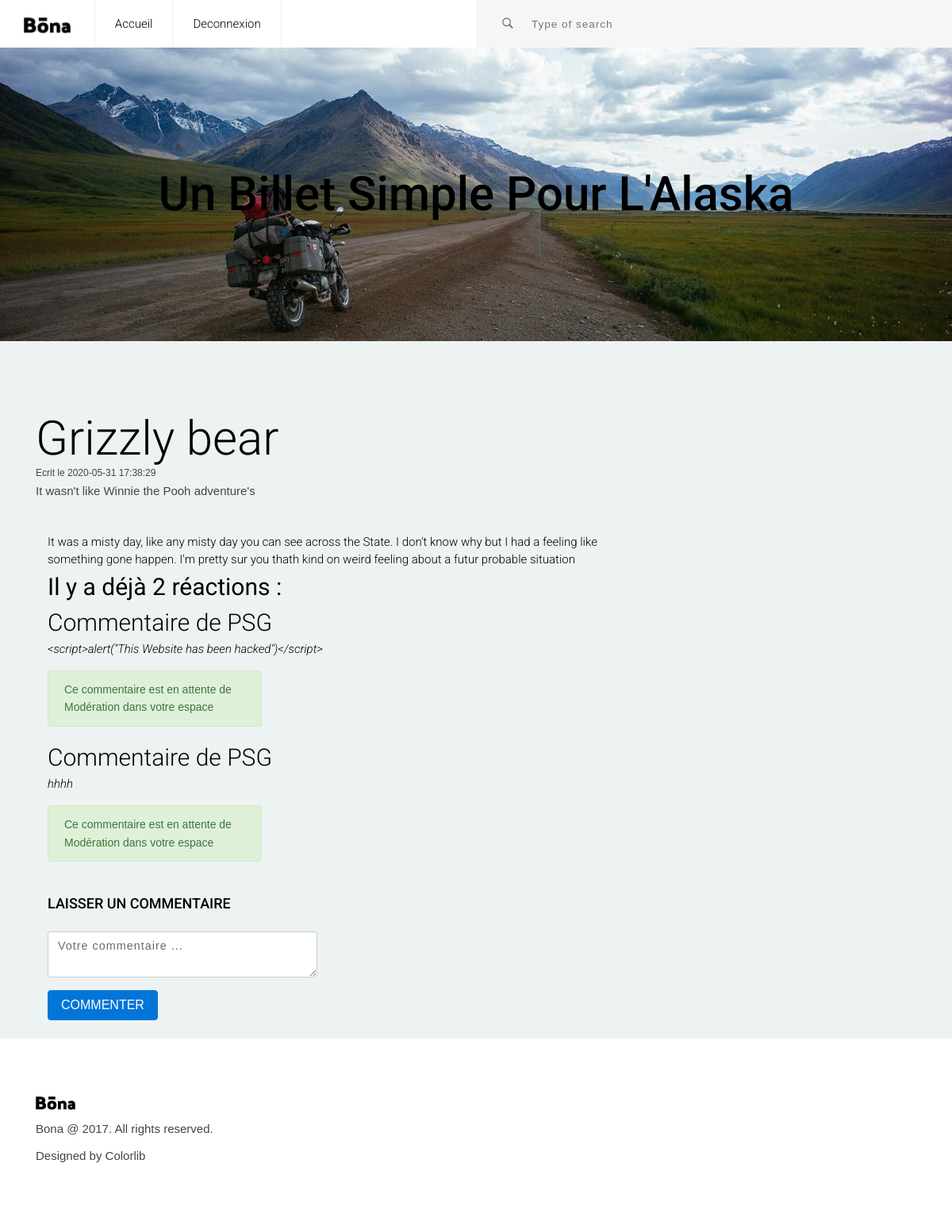
The app's page /index.php?action=Ashow&id=7 (signed in) with its own data.
### tables this page shows
CREATE TABLE `articles` (
  `id` int(11) NOT NULL,
  `title` varchar(255) NOT NULL,
  `introduction` text NOT NULL,
  `content` longtext NOT NULL,
  `created_at` datetime NOT NULL,
  `author_id` int(11) NOT NULL
);

CREATE TABLE `comments` (
  `id` int(11) NOT NULL,
  `article_id` int(11) NOT NULL,
  `content` text NOT NULL,
  `created_at` datetime NOT NULL,
  `reports_id` int(11) NOT NULL DEFAULT '0',
  `user_id` int(11) NOT NULL
);

CREATE TABLE `users` (
  `id` int(11) NOT NULL,
  `pseudo` varchar(255) NOT NULL,
  `pass` varchar(255) NOT NULL,
  `email` varchar(255) NOT NULL,
  `role_id` int(11) NOT NULL DEFAULT '0'
);

### app/Renderer.php (called while the page is built, shortened)
<?php
 class Renderer {
  public static function render(string $path, array $variables = []){
  extract($variables);
  require('views/' .$path. '.html.php');
  require('views/layout.html.php');
  }
}

### app/controllers/AdminController.php (called while the page is built, shortened)
<?php
class AdminController extends Controllers{
    protected $renderName = "showAdmin";
    public function show(){
        $article_id = null;
        if (!empty($_GET['id']) && ctype_digit($_GET['id'])) {
            $article_id = $_GET['id'];
        }
        $article = $this->model2->find($article_id);
        $commentaires = $this->model->findAllCommentWithArticle($article_id);
        \Renderer::render("articles/{$this->renderName}", compact('pageTitle','article', 'commentaires', 'article_id' ));
    }
}

### public/index.php (called while the page is built, shortened)
<?php
require_once '../app/autoload.php';
\Router::route();

### app/models/Model.php (called while the page is built, shortened)
<?php
abstract class Model {
    protected $pdo;
    protected $table;
    public function __construct()
    {
        $this->pdo = \Database::getPdo();
    }
    public function find(int $id)  {
        $query = $this->pdo->prepare("SELECT * FROM {$this->table} WHERE id = :id");
        $query->execute(['id' => $id]);
        $item = $query->fetch();
        return $item;
    }
}

### app/Database.php (called while the page is built)
<?php
class Database{
    private static $connexion = null;
    public static function getPdo():PDO{
        try{
        if(self::$connexion === null){
            self::$connexion = new PDO('mysql:host=localhost;dbname=alaska;charset=utf8', 'root', 'root', [
                PDO::ATTR_ERRMODE => PDO::ERRMODE_EXCEPTION,
                PDO::ATTR_DEFAULT_FETCH_MODE => PDO::FETCH_ASSOC
            ]);
        }
        return self::$connexion;
        throw new Exception('Error 404');
        }catch(Exception $e){
        $e->getMessage();
        }
    }
}

### app/controllers/Controllers.php (called while the page is built, shortened)
<?php
abstract class Controllers{
    public function __construct()
    {
        $this->model = new $this->modelName();
        $this->model2 = new $this->secondModelName();
    }
}

### app/autoload.php (called while the page is built, shortened)
<?php
spl_autoload_register(function($className){
    $className = str_replace("\\", "/", $className);
});

### app/models/Comment.php (called while the page is built, shortened)
<?php
class Comment extends Model{
    protected $table = "comments";
    public function findAllCommentWithArticle(int $article_id) :array{
        $query = $this->pdo->prepare("SELECT users.pseudo, comments.content, comments.id, comments.reports_id FROM {$this->table} INNER JOIN users ON comments.user_id = users.id WHERE comments.article_id = :article_id");
        $query->execute(['article_id' => $article_id]);
        $commentaires = $query->fetchAll();
        return $commentaires;
    }
}

### app/views/articles/showAdmin.html.php (the view, shortened to what this page needs)
<?php if(isset($_SESSION['role_id'])): ?>
	<header>
		<div class="container-fluid position-relative no-side-padding">
			<a href="#" class="logo"><img src="../public/images/logo.png" alt="Logo Image"></a>
			<ul class="main-menu visible-on-click" id="main-menu">
				<li>
					<a href="index.php?action=Aindex">Accueil</a>
				</li>
				<li>
					<a href="index.php?action=Udisconnect">Deconnexion</a>
				</li>
			</ul>
			<div class="src-area">
				<form>
					<button class="src-btn" type="submit"><i class="ion-ios-search-strong"></i></button>
					<input class="src-input" type="text" placeholder="Type of search">
				</form>
			</div>
		</div>
	</header>
<?php endif ?>
<div class="slider">
  <div class="display-table  center-text">
    <h1 class="title display-table-cell"><b>Un Billet Simple Pour L'Alaska</b></h1>
  </div>
</div>
<section class="post-area section">
  <div class="container">
    <div class="row">
      <div class="col-lg-8 col-md-12 no-right-padding">
        <div class="main-post">
          <div class="blog-post-inner">
            <br>
            <p class="para">
            <h1 class="title">
              <a href="#"><?= $article['title'] ?> </a>
                </h1>
                <p>
                  <small>Ecrit le <?= $article['created_at'] ?></small>
                  </p>
                  <p>
                    <?= $article['introduction'] ?>
                  </p>
            </p>
          </div>
        </div>
    </div>
  </div>
</section>
<section class="comment-section">
  <div class="container">
    <div class="row">
      <div class="col-lg-8 col-md-12">
        </div>
        </div>
        <div class="col-lg-8 col-md-12">
        <div class="commnets-area">
          <div class="comment">
            <div class="post-info">
            <?= $article['content'] ?>
            <br />
              <?php if (count($commentaires) === 0) : ?>
                <h3><strong>Il n'y a pas encore de commentaires pour cet article ... </strong></h3>
              <?php else : ?>
                  <h3><strong>Il y a déjà <?= count($commentaires) ?> réactions : </strong></h3>
                  <?php foreach ($commentaires as $commentaire) : ?>
                      <h3>Commentaire de <?= $commentaire['pseudo'] ?></h3>
                      <blockquote>
                          <em><?= $commentaire['content'] ?></em>
                      </blockquote>
                      <?php if(isset($_SESSION['id']) && $_SESSION['id'] === "1" AND $commentaire['reports_id'] === "1" ):?>
                        <p class="alert alert-success btn-sm" style="width: 38%">Ce commentaire est en attente de Modération dans votre espace</p>
                        <?php endif ?>
                  <?php endforeach ?>
              <?php endif ?>
            </div>
        </div>
      </div>
      <br>
      <h4><b>LAISSER UN COMMENTAIRE</b></h4>
      <br>
      <?php if(isset($_SESSION['id']) && $_SESSION['role_id'] === "0" || $_SESSION['role_id'] === "1"): ?>
      <div class="comment-form">
            <div class="row">
              <div class="col-sm-6">
              <form action="index.php?action=Uinsert" method="POST" >
              <div class="form-group">
                    <textarea name="content" id="" rows="2" class="text-area-messge form-control" placeholder="Votre commentaire ..."></textarea>
              </div>
                    <button class="btn btn-primary" type="submit" id="form-submit" name="user_id"><b>COMMENTER</b></button>
                </form>
                <br />
                </div>
              </div>
        </div>
      <?php endif ?>
    </div>
  </div>
</section>

### public/layout-1/css/styles.css (style rules this page uses)
html { font-size: 100%; height: 100%; overflow-x: hidden; touch-action: manipulation; }
body { font-size: 15px; font-family: 'Roboto', sans-serif; width: 100%; height: 100%; margin: 0; font-weight: 300; -webkit-font-smoothing: antialiased; -moz-osx-font-smoothing: grayscale; word-wrap: break-word; background: #EDF3F3; color: #000; }
h1, h2, h3, h4, h5, h6, p, a, ul, span, li, img { margin: 0; padding: 0; font-weight: 300; }
h1,h2,h3,h4,h5,h6 { line-height: 1.5; }
p { line-height: 1.6; font-family: 'Maven Pro', sans-serif; font-weight: 400; color: #444; }
h1 { font-size: 4em; line-height: 1; }
h3 { font-size: 2em; }
h4 { font-size: 1.2em; }
a, button { display: inline-block; text-decoration: none; color: inherit; transition: all .3s; }
b { font-weight: 500; }
img { width: 100%; }
li { list-style: none; display: inline-block; }
header { font-weight: 400; }
.section { padding: 70px 0 40px; }
.center-text { text-align: center; }
.display-table { display: table; height: 100%; width: 100%; }
.display-table-cell { display: table-cell; vertical-align: middle; }
.no-side-padding { padding-right: 0px; padding-left: 0px; }
.no-right-padding { padding-right: 0px; }
header { overflow: hidden; background: #fff; box-shadow: 0px 2px 10px rgba(0,0,0, .3); }
header .logo { float: left; height: 20px; margin: 20px 30px; }
header .logo img { height: 100%; width: auto; }
header .main-menu { display: inline-block; float: left; }
header .main-menu > li { float: left; }
header .main-menu > li > a { height: 60px; line-height: 60px; padding: 0 25px; border-right: 1px solid #eee; }
header .main-menu > li:first-child > a { border-left: 1px solid #eee; }
header .src-area { position: relative; height: 60px; width: 50%; float: right; display: inline-block; background: #F5F7F6; }
header .src-area .src-input { position: absolute; top: 0; bottom: 0; left: 0; right: 0; width: 100%; padding: 0 20px 0 70px; background: transparent; border: 0; outline: 0; }
header .src-area .src-btn { position: absolute; top: 0; bottom: 0; left: 0; width: 40px; background: none; border: 0; font-size: 1.2em; outline: 0; margin-left: 20px; opacity: .6; cursor: pointer; z-index: 10; }
.slider { height: 370px; width: 100%; background-image: url(../../images/denalimoto2.jpg); background-size: cover; }
.display-table .display-table-cell.title { padding: 30px; }

### records on screen
articles: title "Grizzly bear", created_at "2020-05-31 17:38:29", introduction "It wasn't like Winnie the Pooh adventure's", content "It was a misty day, like any misty day you can see across the State. I don't know why but I had a feeling like something gone happen. I'm pretty sur you thath kind on weird feeling about a futur probable situation"
comments: user.pseudo "PSG", content "<script>alert(\"This Website has been hacked\")</script>", shows "Ce commentaire est en attente de Modération dans votre espace"
comments: user.pseudo "PSG", content "hhhh", shows "Ce commentaire est en attente de Modération dans votre espace"

### other values on screen
count($commentaires) "2"
